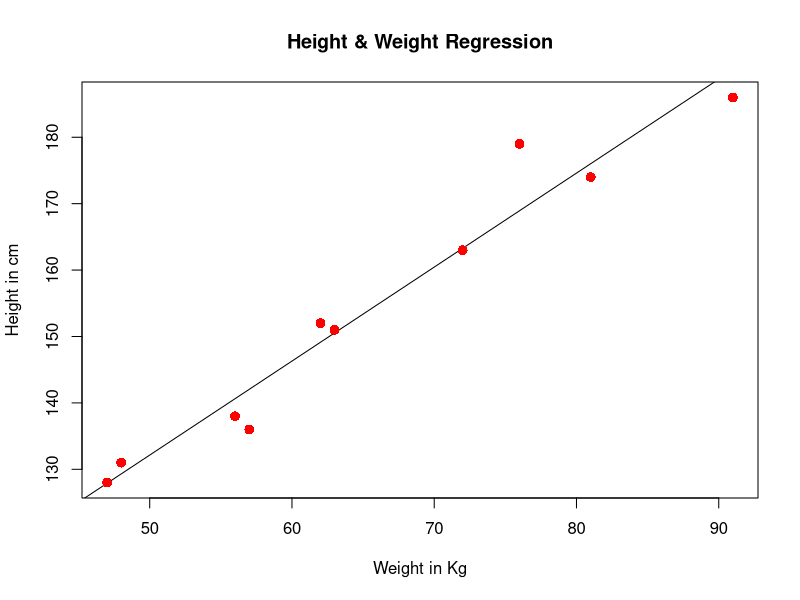

R code for this plot:
# Values of height
#151, 174, 138, 186, 128, 136, 179, 163, 152, 131

# Values of weight.
#63, 81, 56, 91, 47, 57, 76, 72, 62, 48

x <- c(151, 174, 138, 186, 128, 136, 179, 163, 152, 131)
y <- c(63, 81, 56, 91, 47, 57, 76, 72, 62, 48)

# Apply the lm() function.
relation <- lm(y~x)

print(relation)
print(summary(relation))
#predict() Function
# Find weight of a person with height 170.
a <- data.frame(x = 170)
result <-  predict(relation,a)
print(result)

#Visualize the Regression Graphically
# Give the chart file a name.
png(file = "linearregression.png")

# Plot the chart.
plot(y,x,col = "red",main = "Height & Weight Regression",
     abline(lm(x~y)),cex = 1.3,pch = 16,xlab = "Weight in Kg",ylab = "Height in cm")
# Save the file.
dev.off()
